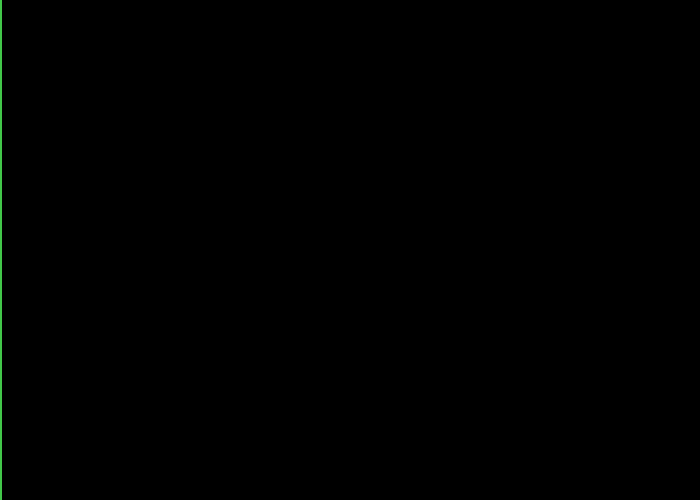
Frame 1 (no input)
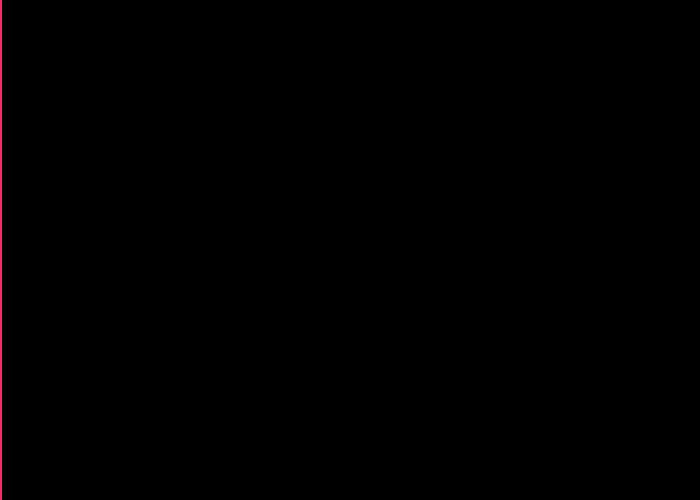
Frame 60 (the mouse pressed at the canvas centre just before this capture)
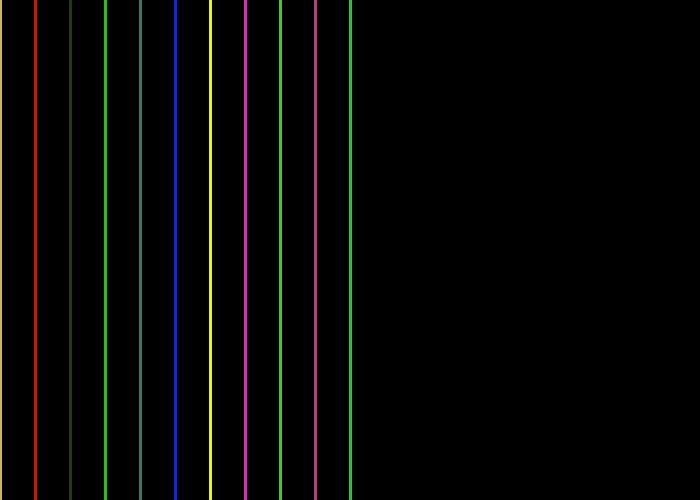
Frame 120 (the mouse held since frame 60 and released just before this capture)

The Processing sketch that drew these frames (run headless with seeded random() and noise(); from frame 60 on, the mouse is pressed at the canvas centre):

// Processing sketch: many_moving_lines
// ── many_moving_lines.pde
void setup() {
  size(700, 500);
}

void draw() {
  background(0);
  float x = width;
  float y = height;
  stroke(255, 0, 0);
  strokeWeight(3);
  smooth();
  for (float xx = 0.; xx <  1.1; xx += 0.1) {
    stroke(random(255), random(255), random(255));
    line(mouseX*xx, 0, mouseX*xx, y);
  }
}
